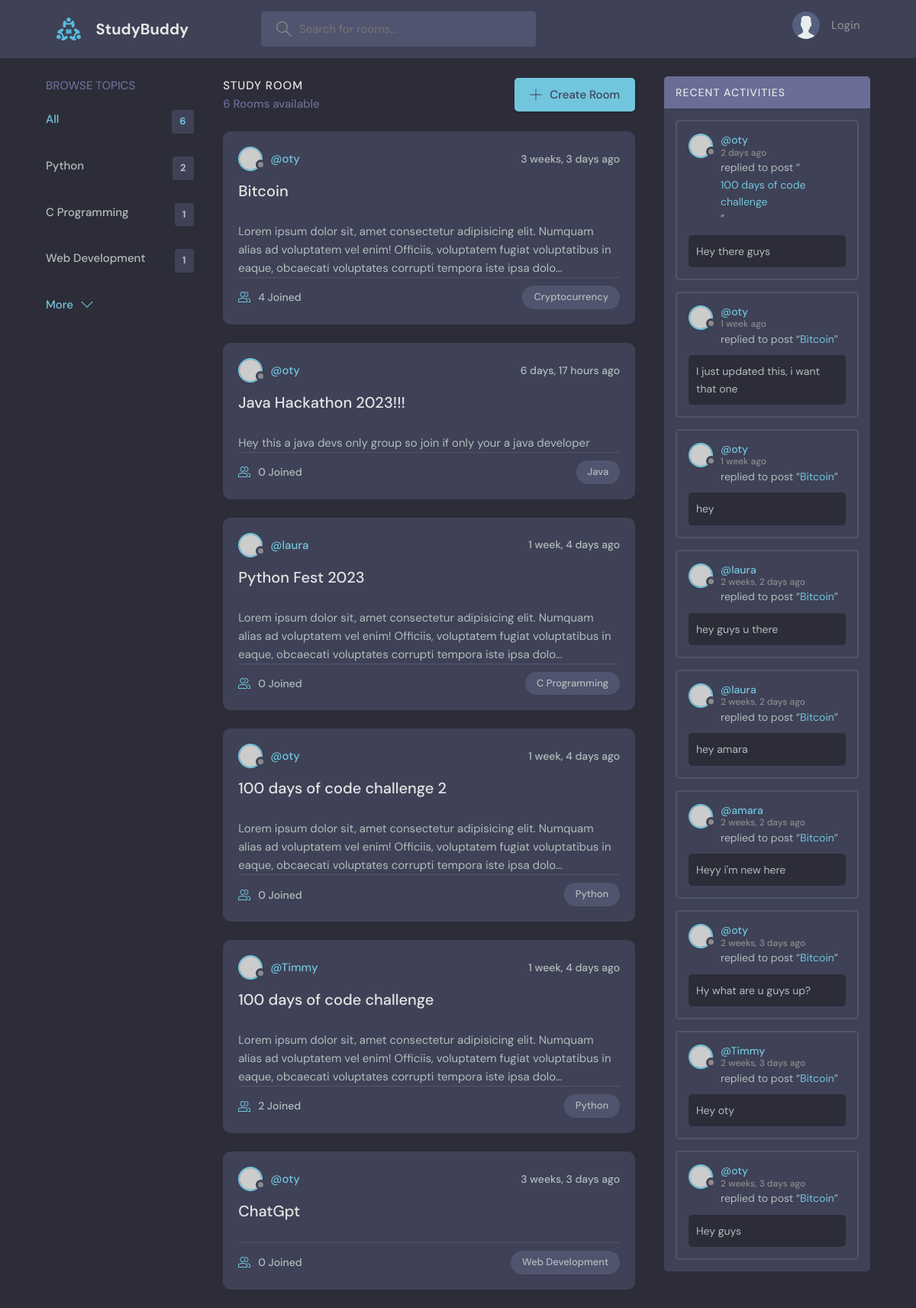
The page / on the database its author committed.
### base/models.py (models this page shows, shortened)
class Topic(models.Model):
    name = models.CharField(max_length=200)

class Room(models.Model):
    host = models.ForeignKey(User, on_delete=models.SET_NULL, null=True)
    topic = models.ForeignKey(Topic, on_delete=models.CASCADE, null=True)
    name = models.CharField(max_length=200)
    description = models.TextField(null=True, blank=True)
    participants = models.ManyToManyField(User, related_name="participants", blank=True)
    updated = models.DateTimeField(auto_now=True)
    created = models.DateTimeField(auto_now_add=True)
    class Meta:
        ordering = ['-updated', '-created']
    def __str__(self):
        return self.name

class Message(models.Model):
    user = models.ForeignKey(User, on_delete=models.CASCADE)
    room = models.ForeignKey(Room, on_delete=models.CASCADE)
    body = models.TextField()
    updated = models.DateTimeField(auto_now=True)
    created = models.DateTimeField(auto_now_add=True)
    class Meta:
        ordering = ['-updated', '-created']

### base/views.py (the view)
# urls.py: path('', views.home, name="home"),
def home(request):
    q = request.GET.get('q') if request.GET.get('q') != None else ''
    rooms = Room.objects.filter(
        Q(topic__name__icontains=q) |
        Q(name__icontains=q) |
        Q(description__icontains=q)
        )
    topics = Topic.objects.all()[0:3]
    room_count = rooms.count()
    room_messages = Message.objects.filter(Q(room__topic__name__icontains=q))
    context = {'rooms': rooms, 'topics': topics, 'room_count': room_count, "room_messages": room_messages}
    return render(request, 'base/home.html', context)

### base/templates/base/home.html (shortened to what this page needs)
{% extends 'main.html'%}
{%block content%}
<main class="layout layout--3">
  <div class="container">
    {% include 'base/topics_components.html' %}
    <div class="roomList">
      <div class="roomList__header">
        <div>
          <h2>Study Room</h2>
          <p>{{room_count}} Rooms available</p>
        </div>
        <a class="btn btn--main" href="{% url 'create-room' %}">
          <svg version="1.1" xmlns="http://www.w3.org/2000/svg" width="32" height="32" viewBox="0 0 32 32">
            <title>add</title>
            <path
              d="M16.943 0.943h-1.885v14.115h-14.115v1.885h14.115v14.115h1.885v-14.115h14.115v-1.885h-14.115v-14.115z">
            </path>
          </svg>
          Create Room
        </a>
      </div>
      {% include 'base/feeds_component.html' %}
    </div>
    {% include 'base/activity_components.html'%}
  </div>
</main>
{% endblock %}

### base/templates/base/topics_components.html
<div class="topics">
          <div class="topics__header">
            <h2>Browse Topics</h2>
          </div>
          <ul class="topics__list">
            <li>
              <a href="{% url 'home' %}" class="active">All <span>{{rooms.count}}</span></a>
            </li>
                {% for topic in topics %}
            <li>
              <a href="{% url 'home' %}?q={{topic.name}}">{{topic.name}} <span>{{topic.room_set.all.count}}</span></a>
            </li>
            {%endfor%}
          </ul>
          <button class="btn btn--link" href="/">
            More
            <svg version="1.1" xmlns="http://www.w3.org/2000/svg" width="32" height="32" viewBox="0 0 32 32">
              <title>chevron-down</title>
              <path d="M16 21l-13-13h-3l16 16 16-16h-3l-13 13z"></path>
            </svg>
          </button>
        </div>

### base/templates/base/feeds_component.html (shortened to what this page needs)
{% for room in rooms%}
<div class="roomListRoom">
  <div class="roomListRoom__header">
    <a href="{% url 'user-profile' room.host.id%}" class="roomListRoom__author">
      <div class="avatar avatar--small">
        <img src="https://randomuser.me/api/portraits/women/11.jpg" />
      </div>
      <span>@{{room.host.username}}</span>
    </a>
    <div class="roomListRoom__actions">
      <span>{{room.created|timesince}} ago</span>
    </div>
  </div>
  <div class="roomListRoom__content">
    <a href="{% url 'room' room.id %}">{{room.name}}</a>
  </div>
  <p>{{room.description|truncatechars_html:200}}</p>
  <div class="roomListRoom__meta">
    <a href="{% url 'room' room.id %}" class="roomListRoom__joined">
      {{room.participants.all.count}} Joined
    </a>
    <p class="roomListRoom__topic">{{room.topic.name}}</p>
  </div>
</div>
{% endfor %}

### base/templates/base/activity_components.html (shortened to what this page needs)
<div class="activities">
  <div class="activities__header">
    <h2>Recent Activities</h2>
  </div>
  {% for message in room_messages%}
  <div class="activities__box">
    <div class="activities__boxHeader roomListRoom__header">
      <a href="{% url 'user-profile' message.user.id %}" class="roomListRoom__author">
        <div class="avatar avatar--small">
          <img src="https://randomuser.me/api/portraits/women/11.jpg" />
        </div>
        <p>
          @{{message.user}}
          <span>{{message.created | timesince}} ago</span>
        </p>
      </a>
    </div>
    <div class="activities__boxContent">
      <p>replied to post “<a href="{% url 'room' message.room.id %}">{{message.room}}</a>”</p>
      <div class="activities__boxRoomContent">
        {{message.body}}
      </div>
    </div>
  </div>
  {%endfor%}
</div>

### rows shown on the page
Topic: name "Python", room_set.all.count "2"
Topic: name "C Programming", room_set.all.count "1"
Topic: name "Web Development", room_set.all.count "1"
Room: host.username "oty", created "3 weeks, 3 days", name "Bitcoin", description "Lorem ipsum dolor sit, amet consectetur adipisicing elit. Numquam alias ad voluptatem vel enim! Officiis, voluptatem fugiat voluptatibus in eaque, obcaecati voluptates corrupti tempora iste ipsa dolo…", participants.all.count "4", topic.name "Cryptocurrency"
Room: host.username "oty", created "6 days, 17 hours", name "Java Hackathon 2023!!!", description "Hey this a java devs only group so join if only your a java developer", participants.all.count "0", topic.name "Java"
Room: host.username "laura", created "1 week, 4 days", name "Python Fest 2023", description "Lorem ipsum dolor sit, amet consectetur adipisicing elit. Numquam alias ad voluptatem vel enim! Officiis, voluptatem fugiat voluptatibus in eaque, obcaecati voluptates corrupti tempora iste ipsa dolo…", participants.all.count "0", topic.name "C Programming"
Room: host.username "oty", created "1 week, 4 days", name "100 days of code challenge 2", description "Lorem ipsum dolor sit, amet consectetur adipisicing elit. Numquam alias ad voluptatem vel enim! Officiis, voluptatem fugiat voluptatibus in eaque, obcaecati voluptates corrupti tempora iste ipsa dolo…", participants.all.count "0", topic.name "Python"
Room: host.username "Timmy", created "1 week, 4 days", name "100 days of code challenge", description "Lorem ipsum dolor sit, amet consectetur adipisicing elit. Numquam alias ad voluptatem vel enim! Officiis, voluptatem fugiat voluptatibus in eaque, obcaecati voluptates corrupti tempora iste ipsa dolo…", participants.all.count "2", topic.name "Python"
Room: host.username "oty", created "3 weeks, 3 days", name "ChatGpt", participants.all.count "0", topic.name "Web Development"
Message: user "oty", created "2 days", room "100 days of code challenge", body "Hey there guys"
Message: user "oty", created "1 week", room "Bitcoin", body "I just updated this, i want that one"
Message: user "oty", created "1 week", room "Bitcoin", body "hey"
Message: user "laura", created "2 weeks, 2 days", room "Bitcoin", body "hey guys u there"
Message: user "laura", created "2 weeks, 2 days", room "Bitcoin", body "hey amara"
Message: user "amara", created "2 weeks, 2 days", room "Bitcoin", body "Heyy i'm new here"
Message: user "oty", created "2 weeks, 3 days", room "Bitcoin", body "Hy what are u guys up?"
Message: user "Timmy", created "2 weeks, 3 days", room "Bitcoin", body "Hey oty"
Message: user "oty", created "2 weeks, 3 days", room "Bitcoin", body "Hey guys"

### other values the page prints
{{ rooms.count }} "6"
{{ room_count }} "6"
